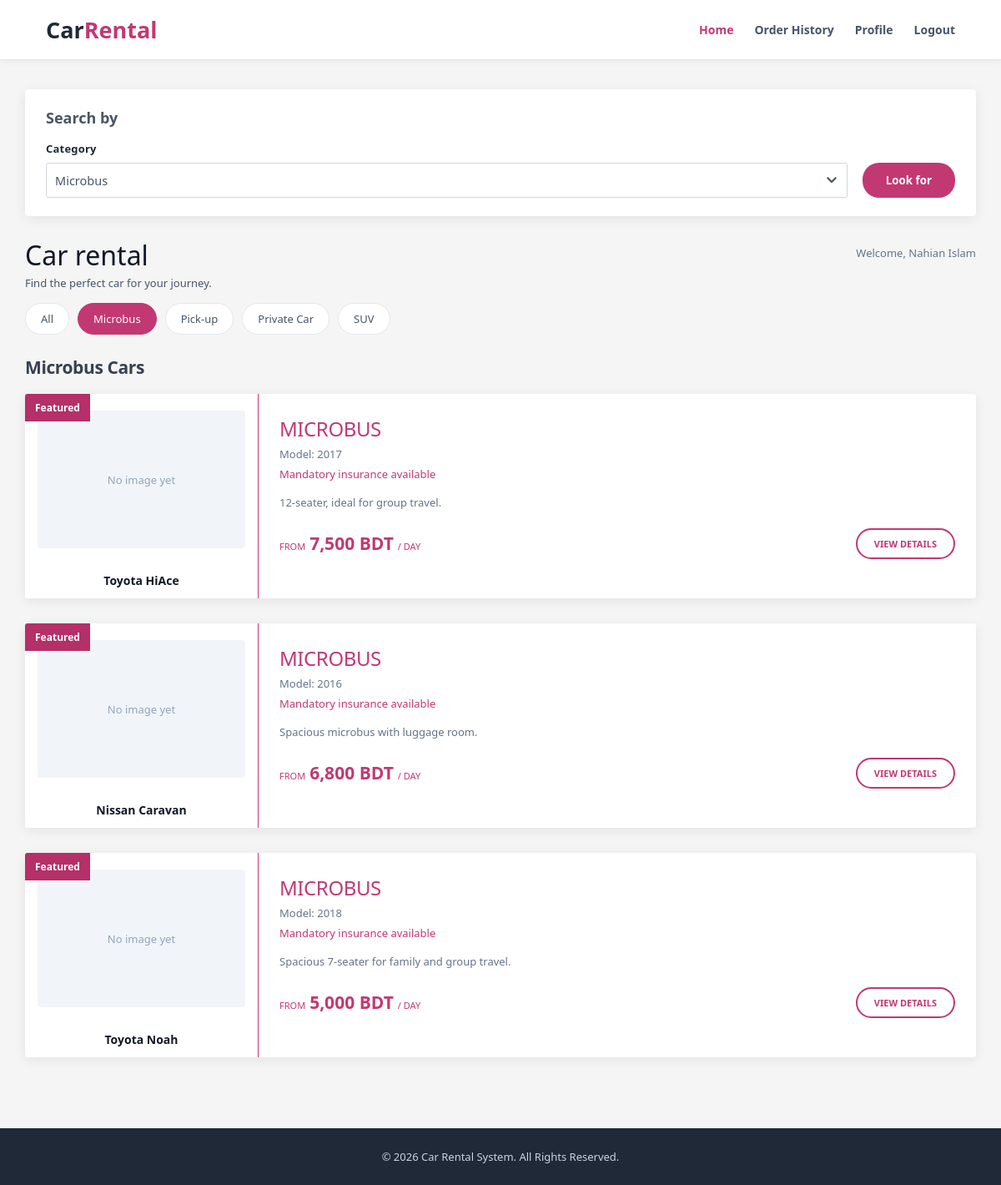
Page /views/homepage.php?type=Microbus (signed in) on the committed database.
### tables this page shows
CREATE TABLE `users` (
  `id` int(10) UNSIGNED NOT NULL,
  `NAME` varchar(100) NOT NULL,
  `email` varchar(150) NOT NULL,
  `password_hash` varchar(255) NOT NULL,
  `role` enum('admin','member') NOT NULL DEFAULT 'member',
  `profile_picture` varchar(255) DEFAULT NULL,
  `address` varchar(255) DEFAULT NULL,
  `phone` varchar(20) DEFAULT NULL,
  `created_at` timestamp NOT NULL DEFAULT current_timestamp()
);

CREATE TABLE `cars` (
  `id` int(10) UNSIGNED NOT NULL,
  `NAME` varchar(100) NOT NULL,
  `model` varchar(100) NOT NULL,
  `TYPE` varchar(50) NOT NULL,
  `price_per_day` decimal(10,2) NOT NULL,
  `availability_status` enum('available','unavailable') NOT NULL DEFAULT 'available',
  `image_path` varchar(255) DEFAULT NULL,
  `description` text DEFAULT NULL,
  `created_at` timestamp NOT NULL DEFAULT current_timestamp()
);

### controllers/home_control.php (called while the page is built, shortened)
<?php
require_once __DIR__ . "/../models/db.php";
require_once __DIR__ . "/../models/session_helper.php";
$currentUser = requireLogin();
$db   = new mydb();
$conn = $db->openConn();
$carTypes = $db->getDistinctCarTypes($conn);
$categories = array("All");
foreach ($carTypes as $oneType) {
    $categories[] = $oneType;
}
$selectedCategory = "All";
if (isset($_GET["type"])) {
    $wanted = trim($_GET["type"]);
    if (in_array($wanted, $categories)) {
        $selectedCategory = $wanted;
    }
}
$cars = $db->getAvailableCars($conn, $selectedCategory);

### models/db.php (called while the page is built, shortened)
<?php
class mydb
{
    function findUserById($conn, $userId)
    {
        $sql = "SELECT id, NAME AS name, email, password_hash, role,
                       profile_picture, address, phone
                FROM users
                WHERE id = ?
                LIMIT 1";
        $stmt = $conn->prepare($sql);
        $stmt->bind_param("i", $userId);
        $stmt->execute();
        $result = $stmt->get_result();
        $row    = $result->fetch_assoc();
        return $row;
    }
    function getDistinctCarTypes($conn)
    {
        $sql = "SELECT DISTINCT TRIM(TYPE) AS type
                FROM cars
                ORDER BY type ASC";
        $stmt = $conn->prepare($sql);
        $stmt->execute();
        $result = $stmt->get_result();
        $types = array();
        while ($row = $result->fetch_assoc()) {
            $types[] = $row["type"];
        }
        return $types;
    }
    function getAvailableCars($conn, $type)
    {
        if ($type == "All") {
            $sql = "SELECT id, NAME AS name, model, TRIM(TYPE) AS type,
                           price_per_day, availability_status,
                           image_path, IFNULL(description, '') AS description
                    FROM cars
                    WHERE availability_status = 'available'
                    ORDER BY id ASC";
            $stmt = $conn->prepare($sql);
        } else {
            $sql = "SELECT id, NAME AS name, model, TRIM(TYPE) AS type,
                           price_per_day, availability_status,
                           image_path, IFNULL(description, '') AS description
                    FROM cars
                    WHERE availability_status = 'available'
                      AND TRIM(TYPE) = ?
                    ORDER BY id ASC";
            $stmt = $conn->prepare($sql);
            $stmt->bind_param("s", $type);
        }
        $stmt->execute();
        $result = $stmt->get_result();
        $cars = array();
        while ($row = $result->fetch_assoc()) {
            $cars[] = $row;
        }
        return $cars;
    }
}

### models/session_helper.php (called while the page is built, shortened)
<?php
require_once __DIR__ . "/db.php";
function requireLogin()
{
    $db   = new mydb();
    $conn = $db->openConn();
    $user = $db->findUserById($conn, $_SESSION["user_id"]);
    return $user;
}

### views/homepage.php (the view, shortened to what this page needs)
<?php
require_once __DIR__ . "/../controllers/home_control.php";
?>
<!DOCTYPE html>
<html lang="en">
<head>
    <link rel="stylesheet" href="../public/css/style.css">
</head>
<body class="homepage">
    <header class="homepage-header">
        <div class="logo">
            Car<span>Rental</span>
        </div>
        <nav>
            <a href="homepage.php" class="active">Home</a>
            <a href="order_history.php">Order History</a>
            <a href="profile.php">Profile</a>
            <a href="../controllers/login_control.php?logout=true">Logout</a>
        </nav>
    </header>
    <main class="rental-container">
        <div class="search-sidebar">
            <h3>Search by</h3>
            <form method="get" action="homepage.php">
                <div class="search-fields">
                    <div class="field-group">
                        <label for="categorySelect">Category</label>
                        <select id="categorySelect" name="type">
                            <?php foreach ($categories as $category) { ?>
                                <option
                                    value="<?php echo htmlspecialchars($category); ?>"
                                    <?php if ($category == $selectedCategory) { echo "selected"; } ?>
                                >
                                    <?php echo htmlspecialchars($category); ?>
                                </option>
                            <?php } ?>
                        </select>
                    </div>
                    <button type="submit" class="search-button">Look for</button>
                </div>
            </form>
        </div>
        <section class="car-list">
            <div class="page-title">
                <div>
                    <h1>Car rental</h1>
                    <p>Find the perfect car for your journey.</p>
                </div>
                <span class="welcome">
                    Welcome, <?php echo htmlspecialchars($currentUser["name"]); ?>
                </span>
            </div>
            <div class="category-bar">
                <?php foreach ($categories as $category) { ?>
                    <a
                        href="homepage.php?type=<?php echo urlencode($category); ?>"
                        class="category-link<?php if ($category == $selectedCategory) { echo " active"; } ?>"
                    >
                        <?php echo htmlspecialchars($category); ?>
                    </a>
                <?php } ?>
            </div>
            <h2 class="section-title">
                <?php
                if ($selectedCategory == "All") {
                    echo "Featured Cars";
                } else {
                    echo htmlspecialchars($selectedCategory) . " Cars";
                }
                ?>
            </h2>
            <?php foreach ($cars as $car) { ?>
                <article class="car-card">
                    <div class="car-image-container">
                        <div class="discount">Featured</div>
                        <?php
                        $imageFile = "../public/uploads/cars/" . $car["image_path"];
                        ?>
                        <?php if ($car["image_path"] != "" && file_exists($imageFile)) { ?>
                            <img
                                src="<?php echo htmlspecialchars($imageFile); ?>"
                                alt="<?php echo htmlspecialchars($car["name"]); ?>"
                            >
                        <?php } else { ?>
                            <div class="no-image">No image yet</div>
                        <?php } ?>
                        <h3><?php echo htmlspecialchars($car["name"]); ?></h3>
                    </div>
                    <div class="car-details">
                        <h2><?php echo htmlspecialchars(strtoupper($car["type"])); ?></h2>
                        <p class="car-model">
                            Model: <?php echo htmlspecialchars($car["model"]); ?>
                        </p>
                        <p class="insurance">Mandatory insurance available</p>
                        <p class="description">
                            <?php echo htmlspecialchars($car["description"]); ?>
                        </p>
                        <div class="car-bottom">
                            <div class="price">
                                <small>FROM</small>
                                <strong><?php echo number_format($car["price_per_day"]); ?> BDT</strong>
                                <small>/ DAY</small>
                            </div>
                            <a href="car_details.php?id=<?php echo $car["id"]; ?>" class="details-button">
                                VIEW DETAILS
                            </a>
                        </div>
                    </div>
                </article>
            <?php } ?>
        </section>
    </main>
    <footer class="homepage-footer">
        <p>&copy; 2026 Car Rental System. All Rights Reserved.</p>
    </footer>
</body>
</html>

### rows in the picture
users: NAME "Nahian Islam"
cars: image_path "No image yet", NAME "Toyota HiAce", type "MICROBUS", model "2017", description "12-seater, ideal for group travel.", price_per_day "7,500"
cars: shows "No image yet", NAME "Nissan Caravan", type "MICROBUS", model "2016", description "Spacious microbus with luggage room.", price_per_day "6,800"
cars: image_path "No image yet", NAME "Toyota Noah", type "MICROBUS", model "2018", description "Spacious 7-seater for family and group travel.", price_per_day "5,000"

### other values in the picture
$category "All"
$category "Microbus"
$category "Pick-up"
$category "Private Car"
$category "SUV"
$selectedCategory "Microbus"
form field type "Microbus"
